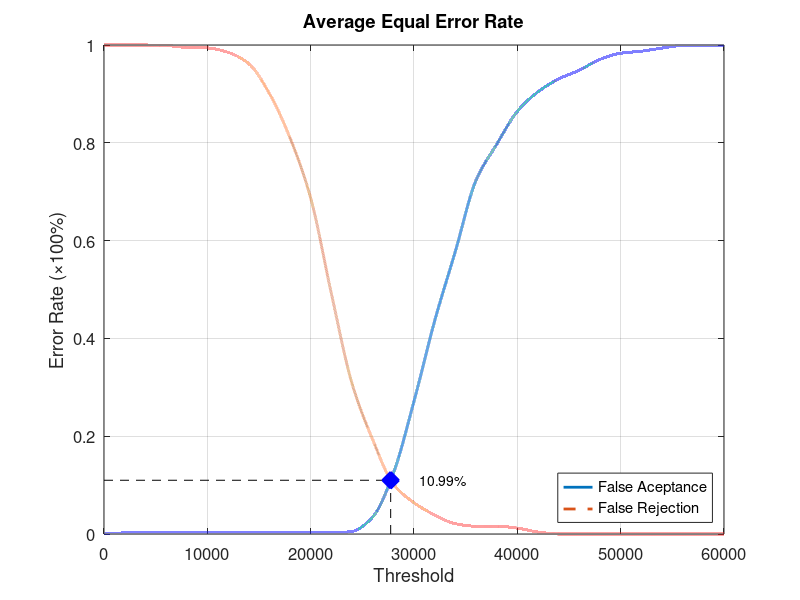
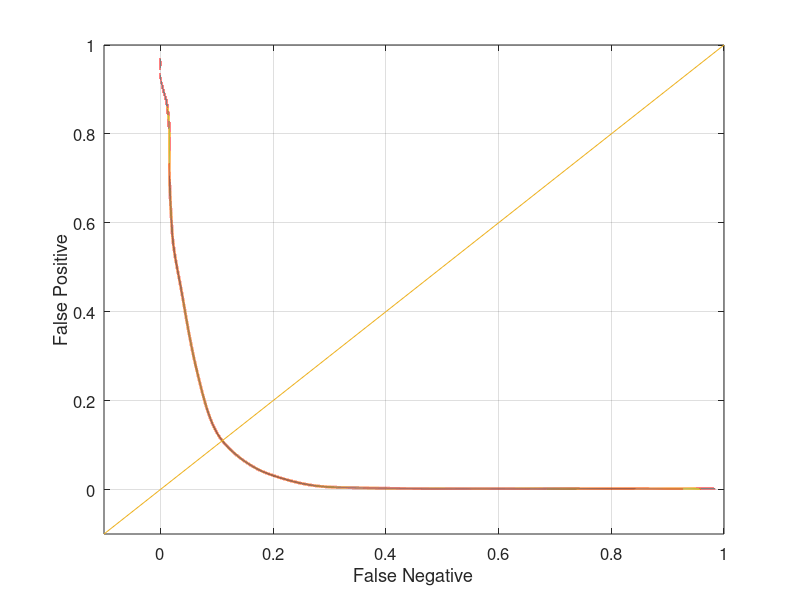

Write the MATLAB code that produced these figures, in order.
function yEER = Database1Average
close all;
clear;
clc;
x = 0:2000:60000;
xq = 0:0.5:60000;

y0 = [0 0.00210526 0.00210526 0.00210526 0.00210526 0.00210526 0.00210526 0.00210526 0.00210526 0.00210526 0.00210526 0.00210526 0.00526316 0.0347368 0.124211 0.271579 0.435789 0.577895 0.723158 0.796842 0.86421 0.90421 0.930526 0.948421 0.970526 0.983158 0.987368 0.993684 0.998947 0.998947 1];
yy0 = interp1(x, y0, xq, 'pchip');
y1 = [1 1 1 0.999 0.995 0.994 0.985 0.962 0.901 0.81 0.687 0.492 0.308 0.193 0.102 0.064 0.039 0.021 0.016 0.016 0.012 0.004 0 0 0 0 0 0 0 0 0];
yy1 = interp1(x, y1, xq, 'pchip');

% Calculating EER: 
y2 = abs(y0 - y1);
find(y2 == min(y2))
yy2 = abs(yy0 - yy1);
xEER = find(yy2 == min(yy2));
xEERIndex = xq(xEER) % X-axis EER
yEER = yy0(xEER) % Y-axis EER

main = figure
plot(xq, yy0,'-','LineWidth', 2);	hold on
plot(xq, yy1,'--','LineWidth', 2);	hold on
plot([xEERIndex xEERIndex], [0 yEER], 'k--');	hold on
plot([0 xEERIndex], [yEER yEER], 'k--');	hold on
plot(xEERIndex, yEER, 'bx', 'LineWidth', 10);	hold on
text(xEERIndex + 10 * xEERIndex / 100, yEER, [num2str(round((10000 * yEER)) / 100) '%'])
legend('False Aceptance', 'False Rejection', 'Location', 'SouthEast')
xlabel('Threshold')
ylabel('Error Rate (\times100%)')
title('Average Equal Error Rate')
set(gca, 'FontSize', 12)
axis([0 60000 0 1])
grid on

print(main, 'Database1AverageMain', '-dpng');
FNRxFPR = figure('Color', [1 1 1]);
plot(yy1, yy0, '-', yy1, yy0, 'LineWidth', 2);
hold on
y = -0.1:0.1:1
plot(y, y); 
set(gca, 'FontSize', 12)
xlabel('False Negative')
ylabel('False Positive')
axis([-0.1 1 -0.1 1])
set(gca, 'FontSize', 12)
grid on

print(FNRxFPR, 'Database1AverageFNRxFPR','-dpng');
end
